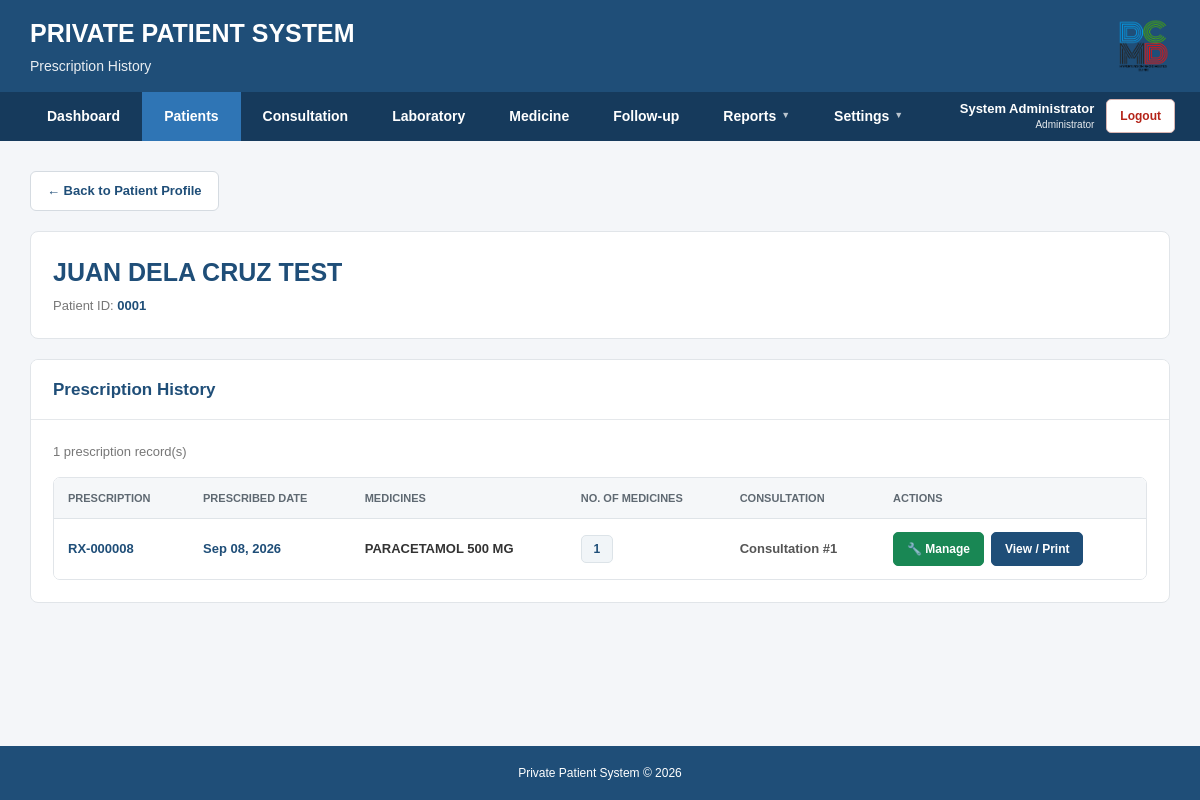
/private_patient_system/prescriptions/history.php?id=12 (signed in), run on an earlier commit of the app's database.
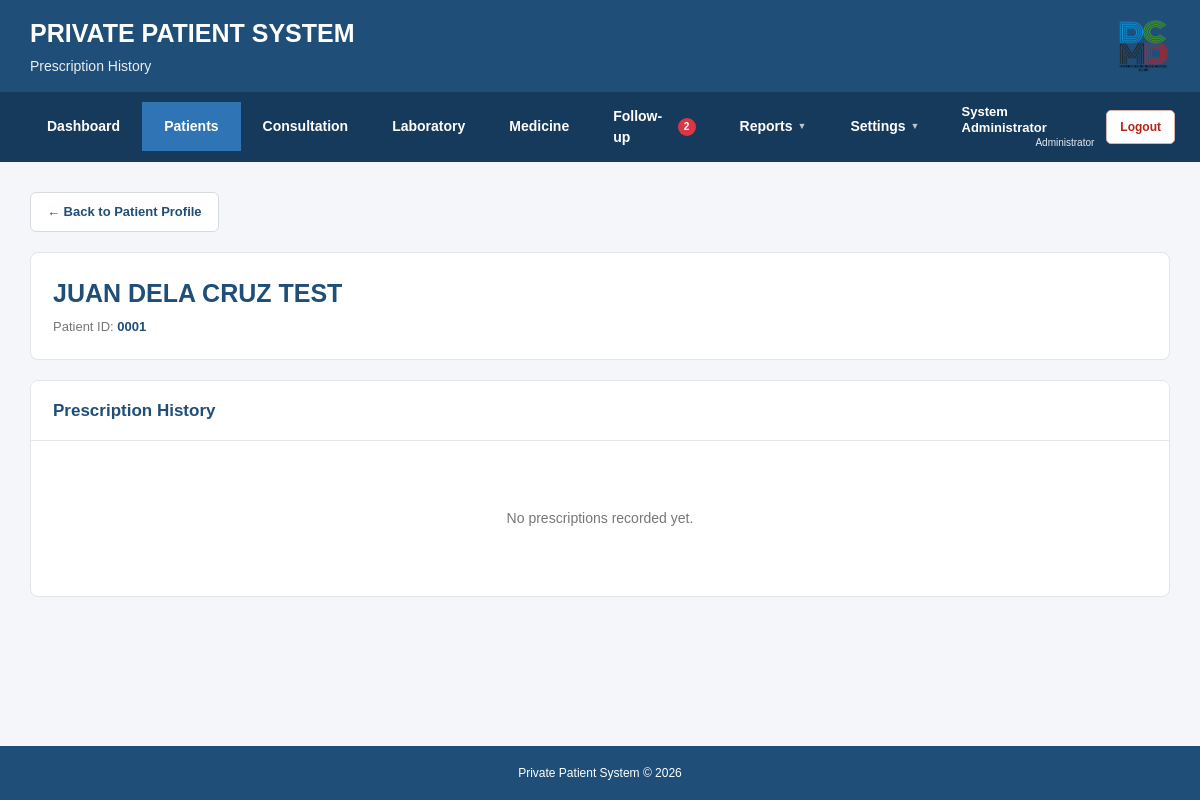
And on a later commit of the database.
### tables this page shows
CREATE TABLE IF NOT EXISTS `prescription_headers` (
  `id` int(11) NOT NULL AUTO_INCREMENT,
  `patient_id` int(11) NOT NULL,
  `prescribed_date` date NOT NULL,
  `created_at` timestamp NOT NULL DEFAULT CURRENT_TIMESTAMP,
  PRIMARY KEY (`id`),
  UNIQUE KEY `unique_patient_date` (`patient_id`,`prescribed_date`),
  KEY `idx_patient_id` (`patient_id`),
  KEY `idx_prescribed_date` (`prescribed_date`)
);

### private_patient_system/prescriptions/history.php (the view, shortened to what the changed rows need)
<?php
require_once "../config/database.php";
$activePage = "patients";
$id = isset($_GET['id'])
    ? intval($_GET['id'])
    : 0;
$sql = "SELECT * FROM patients WHERE id = ?";
$stmt = $conn->prepare($sql);
$stmt->bind_param("i", $id);
$stmt->execute();
$result = $stmt->get_result();
$patient = $result->fetch_assoc();
$fullName = $patient['first_name'];
if (!empty($patient['middle_name'])) {
    $fullName .= " " . $patient['middle_name'];
}
$fullName .= " " . $patient['last_name'];
$prescription_stmt = $conn->prepare(
    $prescription_sql
);
$prescription_stmt->bind_param(
    "i",
    $id
);
$prescription_stmt->execute();
$prescriptions =
    $prescription_stmt->get_result();
$prescriptionCount =
    $prescriptions->num_rows;
?>
<?php
include __DIR__ . "/../includes/header.php";
include __DIR__ . "/../includes/navigation.php";
?>
<main class="main-container">
    <div class="prescription-history-page">
        <div class="prescription-patient-card">
            <div class="prescription-patient-content">
                <div>
                    <h1 class="prescription-patient-name">
                        <?php
                        echo htmlspecialchars(
                            $fullName
                        );
                        ?>
                    </h1>
                </div>
            </div>
        </div>
        <div class="prescription-card">
            <div class="prescription-card-header">
                <h2 class="prescription-card-title">
                    Prescription History
                </h2>
            </div>
            <div class="prescription-card-body">
                <?php if ($prescriptionCount > 0) { ?>
                    <div class="prescription-history-count">
                        <?php
                        echo $prescriptionCount;
                        ?>
                        prescription record(s)
                    </div>
                    <div class="prescription-table-container">
                        <table class="prescription-table">
                            <thead>
                                <tr>
                                    <th>
                                        Prescription
                                    </th>
                                    <th>
                                        Prescribed Date
                                    </th>
                                    <th>
                                        Medicines
                                    </th>
                                    <th>
                                        No. of Medicines
                                    </th>
                                    <th>
                                        Consultation
                                    </th>
                                    <th>
                                        Actions
                                    </th>
                                </tr>
                            </thead>
                            <tbody>
                                <?php while (
                                    $prescription =
                                        $prescriptions->fetch_assoc()
                                ) { ?>
                                    <tr>
                                        <td>
                                            <span
                                                class="prescription-number"
                                            >
                                                <?php
                                                echo "RX-" .
                                                    str_pad(
                                                        (int)
                                                        $prescription[
                                                            'prescription_header_id'
                                                        ],
                                                        6,
                                                        "0",
                                                        STR_PAD_LEFT
                                                    );
                                                ?>
                                            </span>
                                        </td>
                                        <td>
                                            <span
                                                class="prescription-date-text"
                                            >
                                                <?php
                                                if (
                                                    !empty(
                                                        $prescription[
                                                            'prescribed_date'
                                                        ]
                                                    )
                                                ) {
                                                    echo htmlspecialchars(
                                                        date(
                                                            "M d, Y",
                                                            strtotime(
                                                                $prescription[
                                                                    'prescribed_date'
                                                                ]
                                                            )
                                                        )
                                                    );
                                                }
                                                else {
                                                    echo "-";
                                                }
                                                ?>
                                            </span>
                                        </td>
                                        <td>
                                            <div
                                                class="prescription-medicines"
                                            >
                                                <?php
                                                if (
                                                    !empty(
                                                        $prescription[
                                                            'medicines'
                                                        ]
                                                    )
                                                ) {
                                                    echo htmlspecialchars(
                                                        $prescription[
                                                            'medicines'
                                                        ]
                                                    );
                                                }
                                                else {
                                                    echo "-";
                                                }
                                                ?>
                                            </div>
                                        </td>
                                        <td>
                                            <span
                                                class="prescription-medicine-count"
                                            >
                                                <?php
                                                echo (int)
                                                    $prescription[
                                                        'medicine_count'
                                                    ];
                                                ?>
                                            </span>
                                        </td>
                                        <td>
                                            <span
                                                class="prescription-consultation"
                                            >
                                                <?php
                                                if (
                                                    !empty(
                                                        $prescription[
                                                            'consultation_number'
                                                        ]
                                                    )
                                                ) {
                                                    echo "Consultation #" .
                                                        (int)
                                                        $prescription[
                                                            'consultation_number'
                                                        ];
                                                }
                                                else {
                                                    echo "-";
                                                }
                                                ?>
                                            </span>
                                        </td>
                                        <td>
                                            <div
                                                class="prescription-actions"
                                            >
                                                <a
                                                    href="manage_prescription.php?prescription_header_id=<?php echo (int) $prescription['prescription_header_id']; ?>"
                                                    class="prescription-manage-btn"
                                                >
                                                    🔧 Manage
                                                </a>
                                                <a
                                                    href="print_prescription.php?prescription_header_id=<?php echo (int) $prescription['prescription_header_id']; ?>&from_history=1"
                                                    class="prescription-view-btn"
                                                    target="_blank"
                                                >
                                                    View / Print
                                                </a>
                                            </div>
                                        </td>
                                    </tr>
                                <?php } ?>
                            </tbody>
                        </table>
                    </div>
                <?php } else { ?>
                    <div class="no-prescriptions">
                        No prescriptions recorded yet.
                    </div>
                <?php } ?>
            </div>
        </div>
    </div>
</main>
<?php
include __DIR__ . "/../includes/footer.php";
?>

### private_patient_system/includes/navigation.php (shortened to what the changed rows need)
<?php
$followUpDueSoonCount = 0;
if (isset($conn)) {
    $followUpNotificationSql = "
        SELECT COUNT(*) AS total
        FROM consultations c
        INNER JOIN patients p
            ON c.patient_id = p.id
        WHERE
            UPPER(TRIM(p.status)) != 'DECEASED'
            AND c.follow_up_date IS NOT NULL
            AND (
                UPPER(TRIM(c.follow_up_status)) = 'PENDING'
                OR UPPER(TRIM(c.follow_up_status)) = 'ACTIVE'
            )
            AND c.follow_up_date >= CURDATE()
            AND c.follow_up_date <= DATE_ADD(CURDATE(), INTERVAL 7 DAY)
    ";
    $followUpNotificationResult = $conn->query(
        $followUpNotificationSql
    );
    if ($followUpNotificationResult) {
        $followUpNotificationRow =
            $followUpNotificationResult->fetch_assoc();
        if ($followUpNotificationRow) {
            $followUpDueSoonCount = intval(
                $followUpNotificationRow["total"]
            );
        }
    }
}
?>
<nav class="navigation">
    <div class="navigation-inner">
        <div class="navigation-menu">
            <a
                href="/private_patient_system/patients/follow_up.php?type=due"
                class="nav-link nav-follow-up <?php echo ($activePage == 'follow_up') ? 'active' : ''; ?>"
            >
                <span>
                    Follow-up
                </span>
                <?php if ($followUpDueSoonCount > 0) { ?>
                    <span class="follow-up-notification">
                        <?php
                        echo $followUpDueSoonCount;
                        ?>
                    </span>
                <?php } ?>
            </a>
        </div>
    </div>
</nav>

What changed in the data, as far as the page shows it:
removed prescription_headers: id "000008", prescribed_date "Sep 08, 2026", prescription "PARACETAMOL 500 MG", prescription "1"
Also different on the page:
$followUpDueSoonCount: (not shown) → "2"
$prescriptionCount: "1" → (not shown)
text no longer shown: "prescription record(s) PRESCRIPTION PRESCRIBED DATE MEDICINES NO. OF MEDICINES CONSULTATION ACTIONS"
text now shown: "No prescriptions recorded yet."
